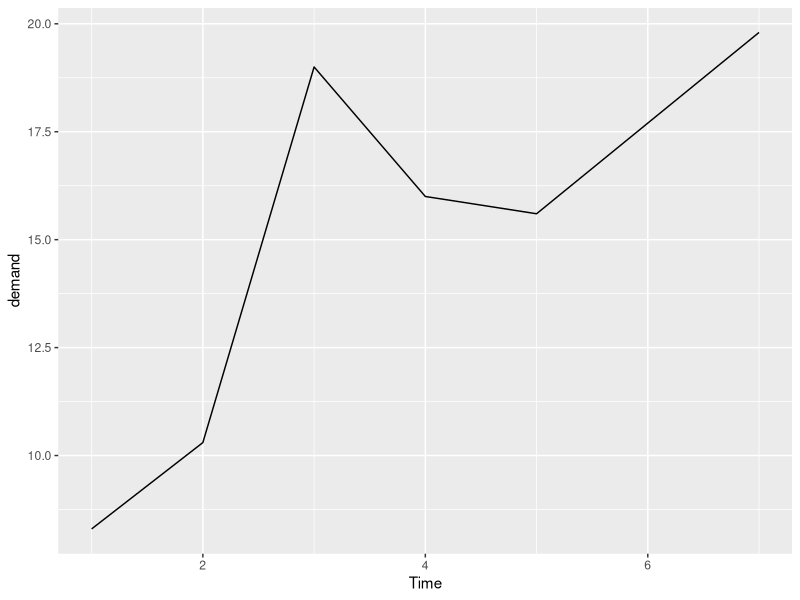
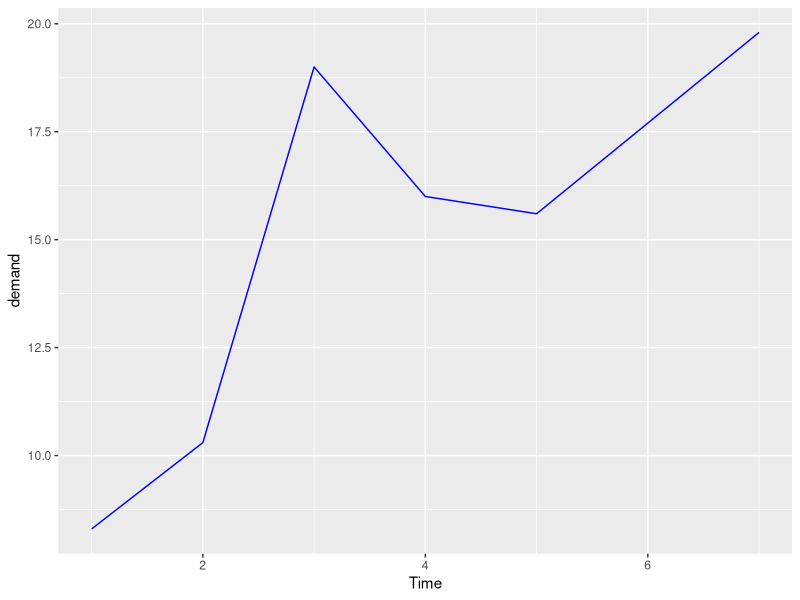
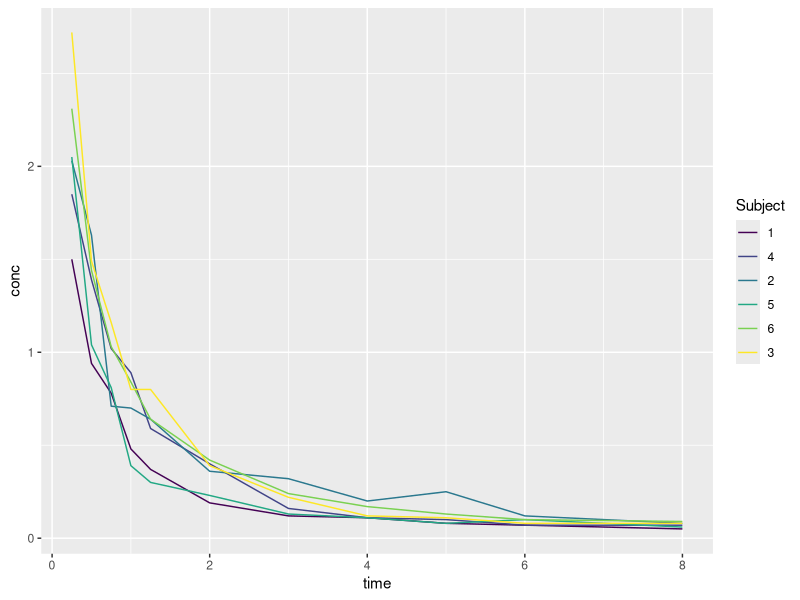

The R script that drew these images, in order:
library(tidyverse)

#Line graph
ggplot(BOD)+
  geom_line(aes(Time, demand))

#Adding the colour
ggplot(BOD)+
  geom_line(aes(Time, demand), colour = "blue")

#Colour-coding the subject
ggplot(Indometh) +
  geom_line(aes(time, conc, colour = Subject))
